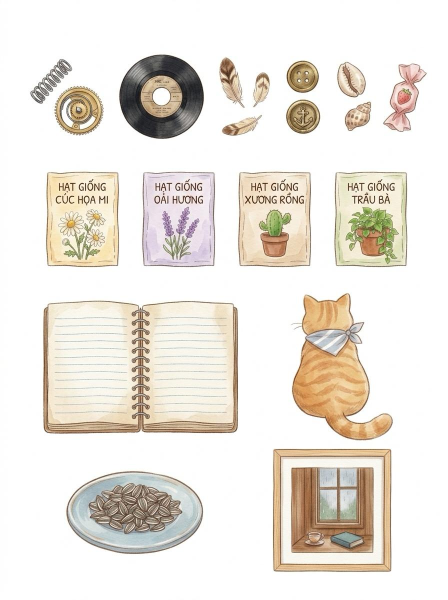
#> input picture src/sheet_keep2.jpg, 896 x 1200 px, found by its file name (shown at 1/2 size)
$ python cut_keep2.py ../src/sheet_keep2.jpg
#> lines starting #> are read from the running program, lines starting #| are printed output that depends on the picture; after the words box and inside, x2 and y2 are one past the last pixel; in counts of white or black regions, pixels touching at a corner belong together
"""Cut src/sheet_keep2.jpg: keepsakes (spring, record, feather, button, shells, candy), 4 seed packets, notebook, cat from behind, seed plate, painting without text."""
import cv2, numpy as np, sys
from PIL import Image
G = sys.argv[1]
img = cv2.imread(f'{G}/src/sheet_keep2.jpg')
#> img is the input picture: shape (1200, 896, 3); mean B, G, R 222.3, 230.1, 235.5
h, w = img.shape[:2]
#> h = 1200; w = 896
bg = np.median(np.concatenate([img[:5].reshape(-1,3), img[-5:].reshape(-1,3)]), axis=0)
#> bg = [255, 255, 255]
dist = np.linalg.norm(img.astype(float) - bg, axis=2)
near = (dist < 18).astype(np.uint8)
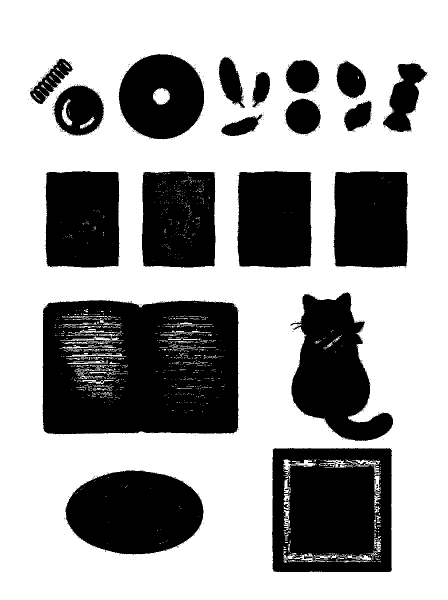
#> near: shape (1200, 896) (shown at 1/2 size); values 0 (black) and 1 (white), 64% white; 531 black regions (511 under 20 px), largest, box (x1, y1, x2, y2) and area: (85, 600, 477, 869) 95007, (544, 896, 784, 1144) 53849, (131, 940, 407, 1109) 36237
# background = near-bg pixels connected to the border
n, lab = cv2.connectedComponents(near, connectivity=4)
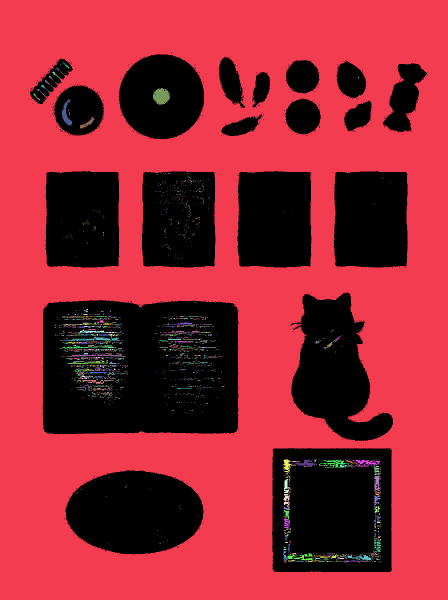
#> lab: shape (1200, 896) int32 (shown at 1/2 size); 1883 distinct labels, from 0 to 1882; one colour per label, 0 black
#> n = 1883
border = set(np.unique(np.concatenate([lab[0], lab[-1], lab[:, 0], lab[:, -1]]))) - {0}
#> border = 1 item
bgmask = np.isin(lab, list(border))
#> bgmask: shape (1200, 896) bool; 62.7% white; 464 black regions (445 under 20 px), largest, box (x1, y1, x2, y2) and area: (85, 600, 477, 869) 102132, (544, 896, 784, 1144) 58736, (131, 940, 407, 1109) 36279
fg = (~bgmask).astype(np.uint8)
fg = cv2.morphologyEx(fg, cv2.MORPH_OPEN, np.ones((3, 3), np.uint8))
#> fg: shape (1200, 896); values 0 (black) and 1 (white), 37.2% white; 21 white regions (2 under 20 px), largest, box (x1, y1, x2, y2) and area: (86, 601, 477, 868) 101998, (544, 896, 783, 1144) 58686, (131, 941, 407, 1108) 36207
# soft edge: alpha from distance to bg near the border of the mask
alpha = fg.astype(float)
edge = cv2.dilate(fg, np.ones((5, 5), np.uint8)) - cv2.erode(fg, np.ones((5, 5), np.uint8))
#> edge: shape (1200, 896); values 0 (black) and 1 (white), 4.2% white; 19 white regions, largest, box (x1, y1, x2, y2) and area: (84, 599, 479, 870) 5521, (581, 583, 788, 883) 5127, (542, 894, 785, 1146) 3982
soft = np.clip((dist - 6) / 30, 0, 1)
alpha = np.where(edge > 0, np.maximum(alpha * soft, 0), alpha)
alpha = (alpha * 255).astype(np.uint8)
rgba = np.dstack([cv2.cvtColor(img, cv2.COLOR_BGR2RGB), alpha])
# items are not on an even grid: group by dilated connected components, then order row by row
grp = cv2.dilate((alpha > 20).astype(np.uint8), np.ones((17, 17), np.uint8))
#> grp: shape (1200, 896); values 0 (black) and 1 (white), 45.7% white; 14 white regions, largest, box (x1, y1, x2, y2) and area: (78, 593, 485, 876) 113090, (536, 577, 794, 1152) 111379, (123, 933, 415, 1116) 43568
n, lab, stats, cent = cv2.connectedComponentsWithStats(grp)
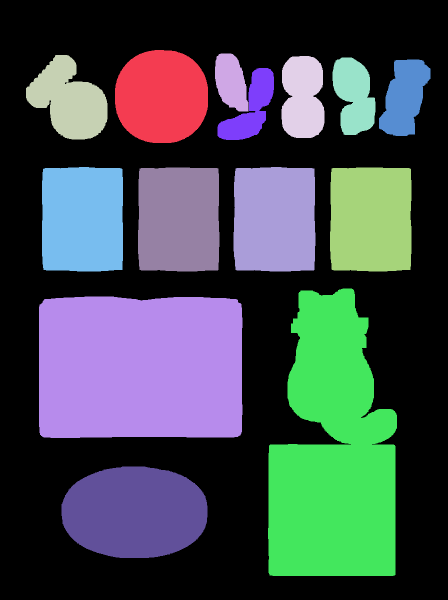
#> lab: shape (1200, 896) int32 (shown at 1/2 size); 15 distinct labels, from 0 to 14; one colour per label, 0 black
#> n = 15; stats = 15 rows, first 6: [0, 0, 896, 1200, 583540], [230, 100, 186, 186, 28443], [430, 107, 67, 116, 5692], [52, 110, 163, 169, 17009], [563, 112, 86, 164, 12034], [665, 115, 86, 155, 9619]; cent = 15 rows, first 8: [450.4, 582.4], [322.7, 192.8], [461.9, 163.8], [137.9, 200.3], [605.2, 194.4], [707.6, 191.1], [808.8, 194.3], [501.4, 217]
comps = [i for i in range(1, n) if stats[i, cv2.CC_STAT_AREA] > 1200]
#> comps = [1, 2, 3, 4, 5, 6, 7, 8, 9, 10, 11, 12, 13, 14]
comps.sort(key=lambda i: (int(cent[i][1] > 300) + int(cent[i][1] > 560) + int(cent[i][1] > 890), cent[i][0]))
names = ['k_spring', 'k_record', 'k_feather', 'k_feather_b', 'k_button', 'k_shell', 'k_candy', 'seed_daisy', 'seed_lavender', 'seed_cactus', 'seed_pothos', 'notebook', 'seeds_plate', 'catpaint']
print([(int(cent[i][0]), int(cent[i][1])) for i in comps]); assert len(comps) == len(names), len(comps)
#| [(137, 200), (322, 192), (461, 163), (501, 216), (605, 194), (707, 191), (808, 194), (164, 438), (357, 438), (548, 438), (741, 438), (280, 734), (269, 1024), (666, 908)]
for name, i in zip(names, comps):
    x, y, w, h = stats[i, :4]
    a = alpha[y:y + h, x:x + w] * (lab[y:y + h, x:x + w] == i)
    ys, xs = np.where(a > 20)
    crop = rgba[y + ys.min():y + ys.max() + 1, x + xs.min():x + xs.max() + 1].copy()
    crop[:, :, 3] = a[ys.min():ys.max() + 1, xs.min():xs.max() + 1]
    Image.fromarray(crop).save(f'{G}/assets/{name}.png')
    print(name, crop.shape[1], 'x', crop.shape[0])
#> this loop made 14 passes
#> (name, i, x, y, w, h) on passes 1 to 12: ('k_spring', 3, 52, 110, 163, 169), ('k_record', 1, 230, 100, 186, 186), ('k_feather', 2, 430, 107, 67, 116), ('k_feather_b', 7, 435, 136, 113, 144), ('k_button', 4, 563, 112, 86, 164), ('k_shell', 5, 665, 115, 86, 155), ('k_candy', 6, 758, 119, 103, 153), ('seed_daisy', 8, 84, 334, 162, 209), ('seed_lavender', 9, 276, 335, 163, 208), ('seed_cactus', 10, 467, 334, 164, 209), ('seed_pothos', 11, 660, 335, 163, 208), ('notebook', 13, 78, 593, 407, 283)
#| k_spring 147 x 153
#| k_record 170 x 170
#| k_feather 51 x 100
#| k_feather_b 97 x 128
#| k_button 70 x 148
#| k_shell 70 x 139
#| k_candy 87 x 137
#| seed_daisy 146 x 193
#> (further printed lines are left out)
#> pass 1, `crop = rgba[y + ys.min():y + ys.max() + 1, x + xs.min():x + xs.max() +..`:
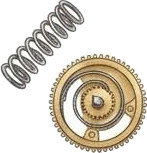
#> crop: shape (153, 147, 4); mean R, G, B, A 218.1, 211.2, 199.2, 119.5; transparent parts drawn white
#> after the loop:
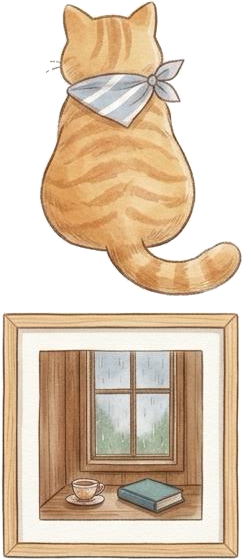
#> crop: shape (559, 242, 4); mean R, G, B, A 220.2, 201, 178.8, 174.8; transparent parts drawn white
# the cat from behind touches the painting frame: split them on the emptiest row in between
cp = np.array(Image.open(f'{G}/assets/catpaint.png')); rs = (cp[:, :, 3] > 40).sum(1)
#> after `rs = (cp[:, :, 3] > 40).sum(1)`: rs = 559 values, max 239 at index 479, min 0 at index 296, mean 166.6
cut = 250 + int(np.argmin(rs[250:360])); print('split at', cut)
#> after `cut = 250 + int(np.argmin(rs[250:360]))`: cut = 296
#| split at 296
for name, part in [('cat_back2', cp[:cut]), ('painting2', cp[cut:])]:
    ys, xs = np.where(part[:, :, 3] > 40)
    Image.fromarray(part[ys.min():ys.max() + 1, xs.min():xs.max() + 1]).save(f'{G}/assets/{name}.png')
    if name == 'painting2': Image.fromarray(part[ys.min():ys.max() + 1, xs.min():xs.max() + 1]).save(f'{G}/assets/painting.png')   # same painting, without the English title
    print(name, xs.max() - xs.min() + 1, ys.max() - ys.min() + 1)
#> this loop made 2 passes
#> name on passes 1 to 2: 'cat_back2', 'painting2'
#| cat_back2 203 296
#| painting2 239 248
#> pass 1, `Image.fromarray(part[ys.min():ys.max() + 1, xs.min():xs.max() + 1]).sa..`:
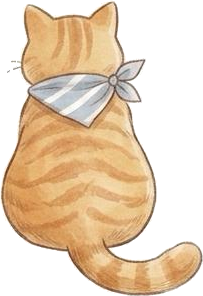
#> saved as cat_back2.png: PIL image 203x296 RGBA; mean R, G, B, A 232.1, 209.6, 183.1, 145.3; transparent parts drawn white
#> pass 2, `Image.fromarray(part[ys.min():ys.max() + 1, xs.min():xs.max() + 1]).sa..`:
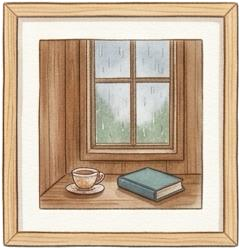
#> saved as painting2.png: PIL image 239x248 RGBA; mean R, G, B, A 198.9, 177.8, 154.2, 251.8; transparent parts drawn white
